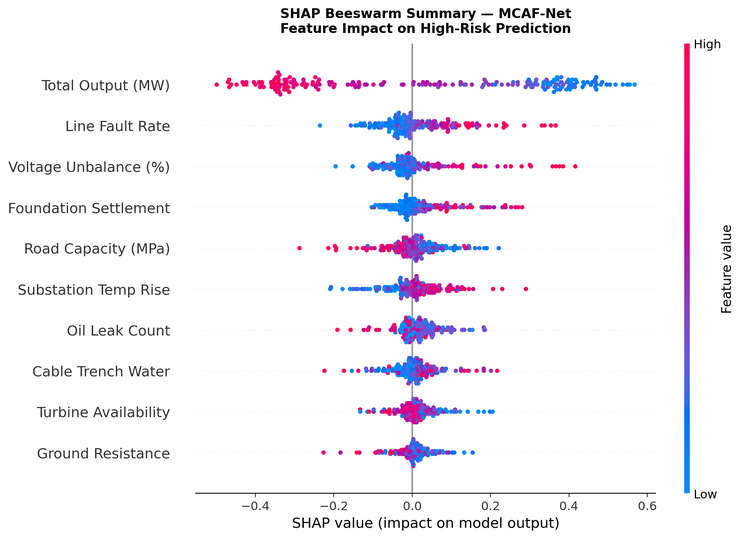
#> input picture figures/step4_shap_fig1_beeswarm.png, 742 x 538 px, shrunk from 1888 x 1371 before the run, found by its file name
$ python combine_panels.py
#> lines starting #> are read from the running program, lines starting #| are printed output that depends on the picture
"""
Combine SHAP + LIME figures into 2 panel figures
Panel 1 (SHAP): (a) Beeswarm  (b) Bar Importance  (c) Dependence  (d) Waterfall
Panel 2 (LIME): (a) High-Risk (b) Low-Risk         (c) Aggregate   (d) LIME vs SHAP

Place this script in the same folder as the 8 PNG files.
Output: panel_shap.png  and  panel_lime.png
"""

import os
os.chdir(os.path.dirname(os.path.abspath(__file__)))

import matplotlib.pyplot as plt
import matplotlib.patches as mpatches
import matplotlib.image as mpimg

# ── helper ──────────────────────────────────────────────────────────────────
def load(fname):
#> called with fname = 'step4_shap_fig1_beeswarm.png'
    return mpimg.imread(fname)
#> returned value is the input picture: shape (538, 742, 4) float32; mean R, G, B, A 0.96, 0.951, 0.969, 1

LABEL_STYLE = dict(
    fontsize=18, fontweight="bold", color="black",
    ha="left", va="top",
    transform=None,          # will be set per axis
    bbox=dict(boxstyle="round,pad=0.15", facecolor="white",
              edgecolor="black", linewidth=1.2, alpha=0.90)
)

def add_label(ax, letter):
    """Add (a)/(b)/(c)/(d) label in top-left corner of axis."""
    ax.text(0.012, 0.985, f"({letter})",
            transform=ax.transAxes,
            fontsize=18, fontweight="bold", color="black",
            va="top", ha="left",
            bbox=dict(boxstyle="round,pad=0.15", facecolor="white",
                      edgecolor="black", linewidth=1.2, alpha=0.92))

# ════════════════════════════════════════════════════════════════════════════
# Panel 1 — SHAP (2 × 2)
# ════════════════════════════════════════════════════════════════════════════
shap_files = [
    "step4_shap_fig1_beeswarm.png",       # (a)
    "step4_shap_fig2_bar_importance.png", # (b)
    "step4_shap_fig3_dependence.png",     # (c)
    "step4_shap_fig4_waterfall.png",      # (d)
]
shap_labels = ["a", "b", "c", "d"]

fig1, axes1 = plt.subplots(2, 2, figsize=(22, 16))
fig1.patch.set_facecolor("white")
fig1.subplots_adjust(hspace=0.06, wspace=0.06)

for ax, fname, letter in zip(axes1.flatten(), shap_files, shap_labels):
    img = load(fname)
    ax.imshow(img)
    ax.axis("off")
    add_label(ax, letter)
#> pass 2 of the loop `for ax, fname, letter in zip(axes1.flatten(), shap_files, shap_labels):`:
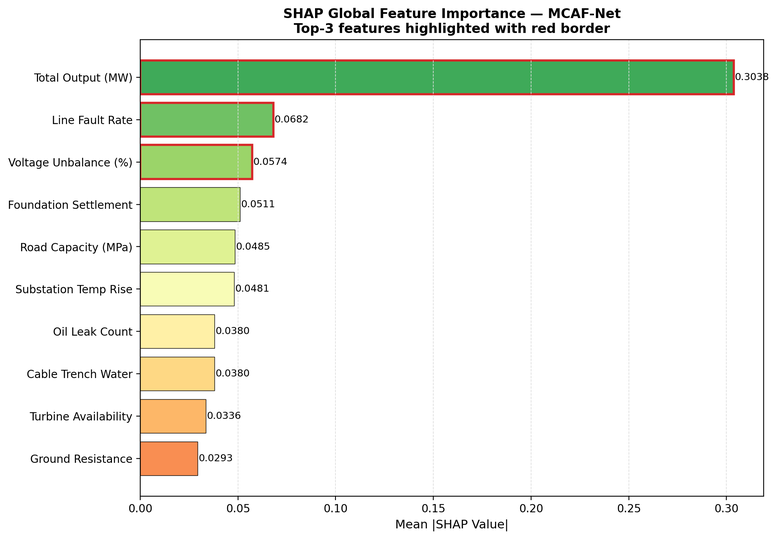
#> input picture figures/step4_shap_fig2_bar_importance.png, 777 x 539 px, shrunk from 1978 x 1373 before the run, found by its file name
#> in load, returned value is the input picture: shape (539, 777, 4) float32; mean R, G, B, A 0.929, 0.943, 0.908, 1

fig1.suptitle(
    "SHAP Interpretability Analysis — MCAF-Net\n"
    "Wind Farm Cluster Integrated Risk Assessment",
    fontsize=16, fontweight="bold", color="black", y=1.005
)

plt.tight_layout(pad=0.8)
plt.savefig("panel_shap.png", dpi=200, bbox_inches="tight",
            facecolor="white")
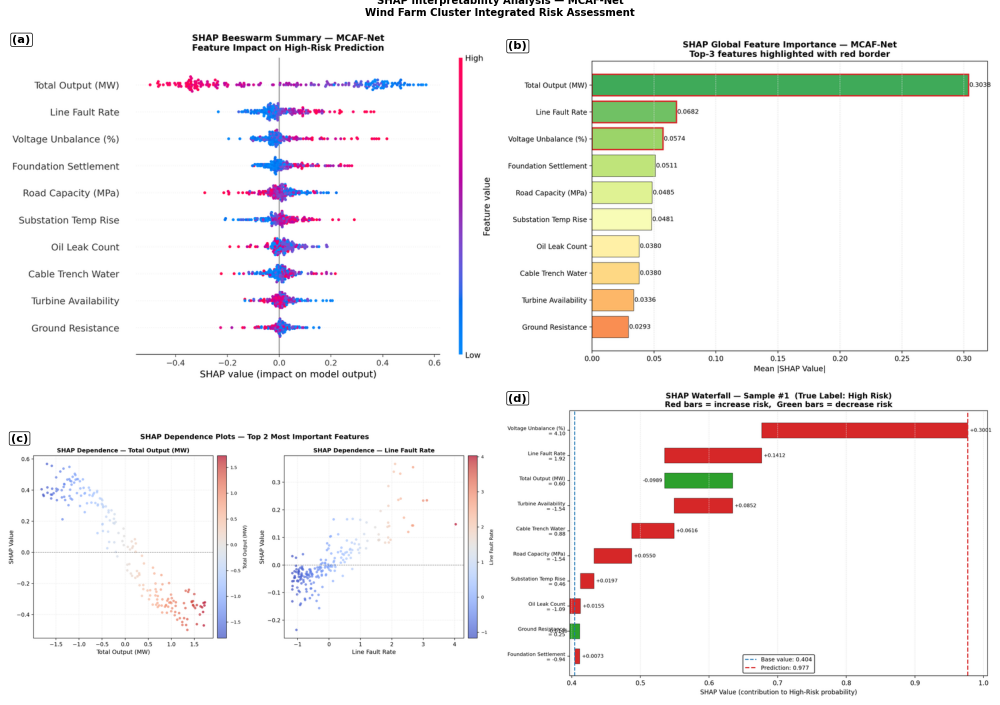
#> figure drawn by matplotlib, 4 panels
plt.show()
print("Saved: panel_shap.png")

# ════════════════════════════════════════════════════════════════════════════
# Panel 2 — LIME (2 × 2)
# ════════════════════════════════════════════════════════════════════════════
lime_files = [
    "step4_lime_fig1_highrisk.png",   # (a)
    "step4_lime_fig2_lowrisk.png",    # (b)
    "step4_lime_fig3_aggregate.png",  # (c)
    "step4_lime_fig4_vs_shap.png",    # (d)
]
lime_labels = ["a", "b", "c", "d"]

fig2, axes2 = plt.subplots(2, 2, figsize=(22, 16))
fig2.patch.set_facecolor("white")
fig2.subplots_adjust(hspace=0.06, wspace=0.06)

for ax, fname, letter in zip(axes2.flatten(), lime_files, lime_labels):
    img = load(fname)
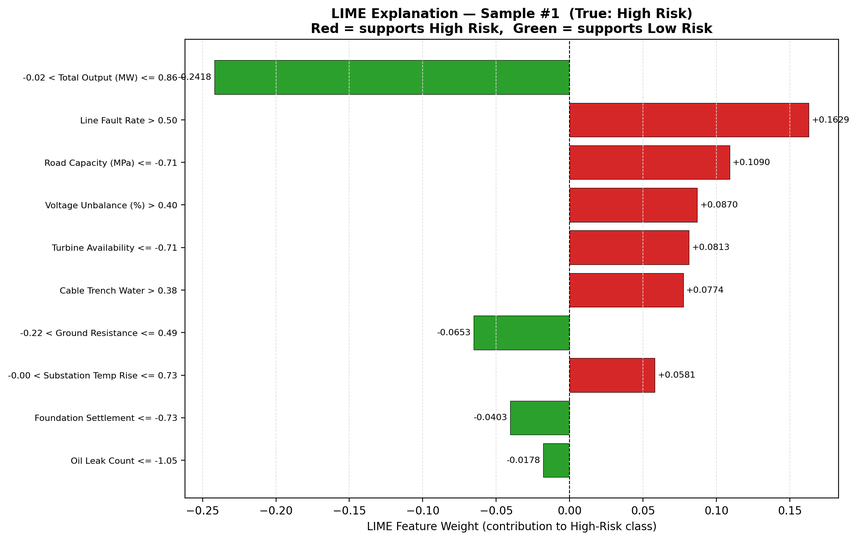
#> input picture figures/step4_lime_fig1_highrisk.png, 857 x 540 px, shrunk from 2182 x 1374 before the run, found by its file name
#> in load, returned value is the input picture: shape (540, 857, 4) float32; mean R, G, B, A 0.934, 0.909, 0.892, 1
    ax.imshow(img)
    ax.axis("off")
    add_label(ax, letter)
#> pass 2 of the loop `for ax, fname, letter in zip(axes2.flatten(), lime_files, lime_labels):`:
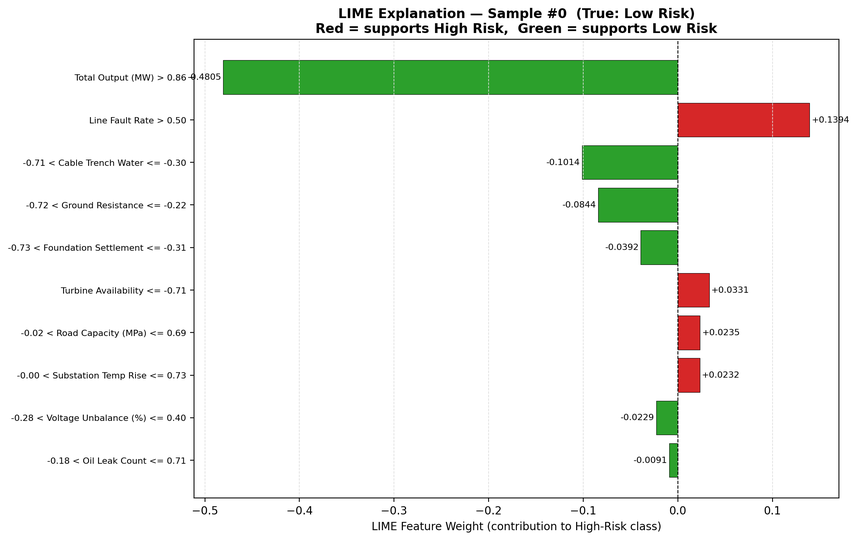
#> input picture figures/step4_lime_fig2_lowrisk.png, 857 x 540 px, shrunk from 2182 x 1374 before the run, found by its file name
#> in load, returned value is the input picture: shape (540, 857, 4) float32; mean R, G, B, A 0.932, 0.945, 0.922, 1
#> (the run stopped early here; a loop or call above may not have finished)
